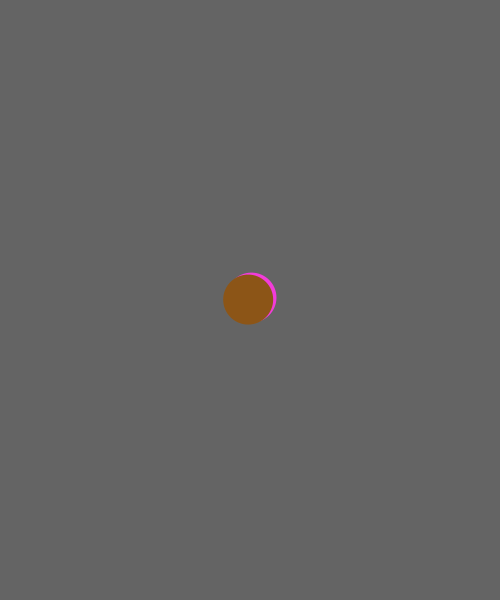
Frame 1 (no input)
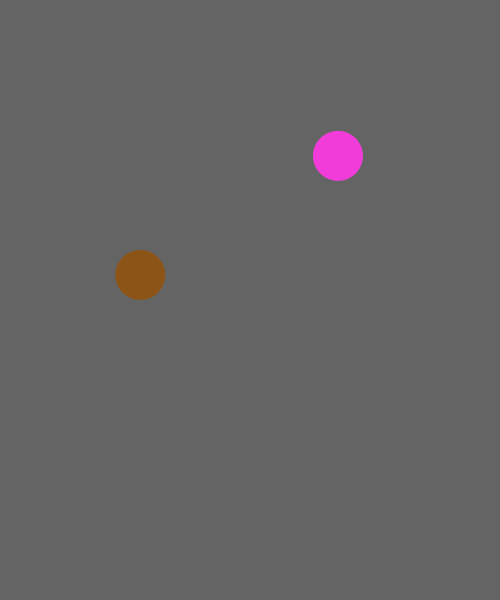
Frame 60 (the mouse pressed at the canvas centre just before this capture)
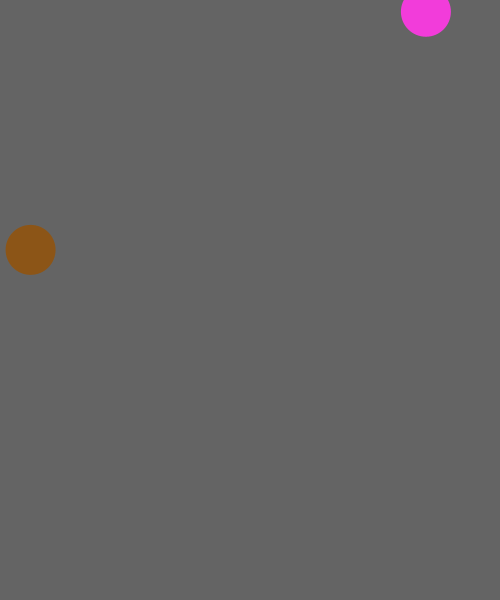
Frame 120 (the mouse held since frame 60 and released just before this capture)

The Processing sketch that drew these frames (run headless with seeded random() and noise(); from frame 60 on, the mouse is pressed at the canvas centre):

// Processing sketch: day4_05_bouncingBalls_objects_step2
// ── day4_05_bouncingBalls_objects_step2.pde
Ball a;
Ball b;
int num;

void setup() {
  size(500, 600);
  background(100);
  a = new Ball();
  b = new Ball();
  num = 10;
}

void draw() {
  background(100);

  a.move();
  a.bounce();
  a.display();
  
  b.move();
  b.bounce();
  b.display();
}











class Ball {
  // variables(properties)
  float x, y;
  float size;
  float xSpd, ySpd;
  float r, g, b;
  // There is a very very very special function called "Constructor function"
  Ball() {
    // like setup() in Processing
    x = width/2;
    y = height/2;
    size = 50;
    xSpd = random(-5, 5);
    ySpd = random(-5, 5);
    r = random(255);
    g = random(255);
    b = random(255);
  }
  // functions(methods, actions, behaviors!)
  void display() {
    noStroke();
    fill(r, g, b);
    ellipse(x, y, size, size);
  }
  void move() {
    x += xSpd;
    y += ySpd;
  }
  void bounce() {
    if (x < 0 || x > width) {
      xSpd = -xSpd;
      r = random(255);
      g = random(255);
      b = random(255);
    }
    if (y < 0 || y > height) {
      ySpd = -ySpd;
      r = random(255);
      g = random(255);
      b = random(255);
    }
  }
}
